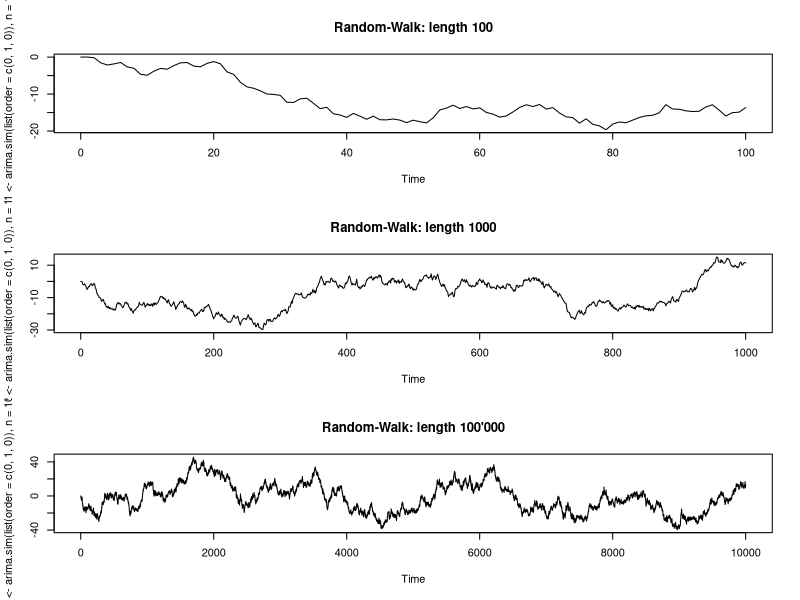
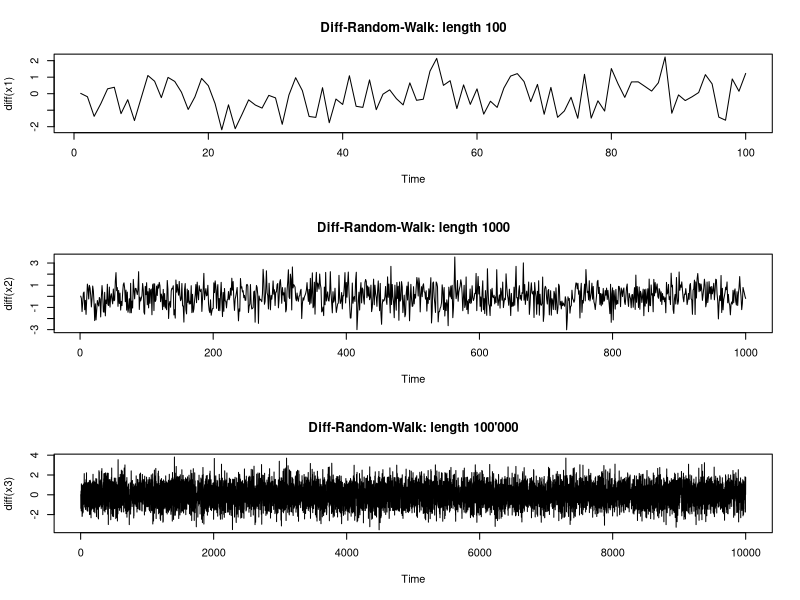
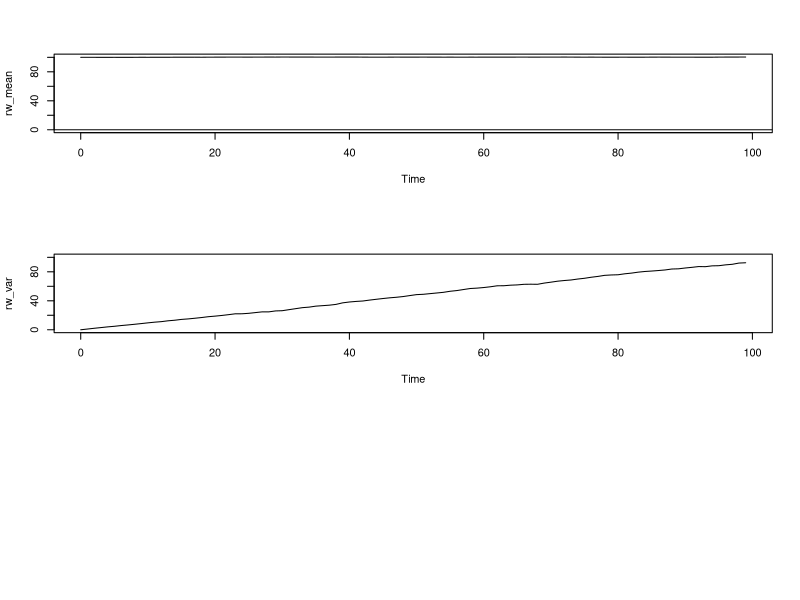
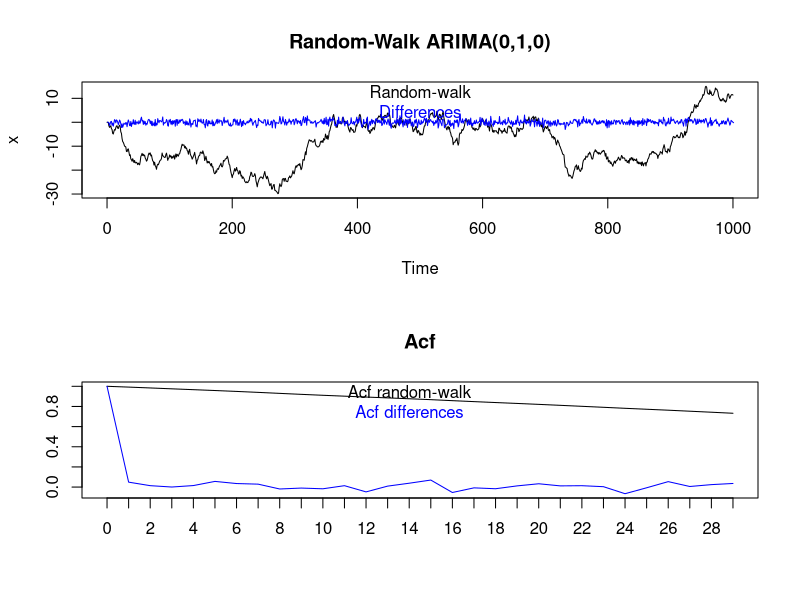
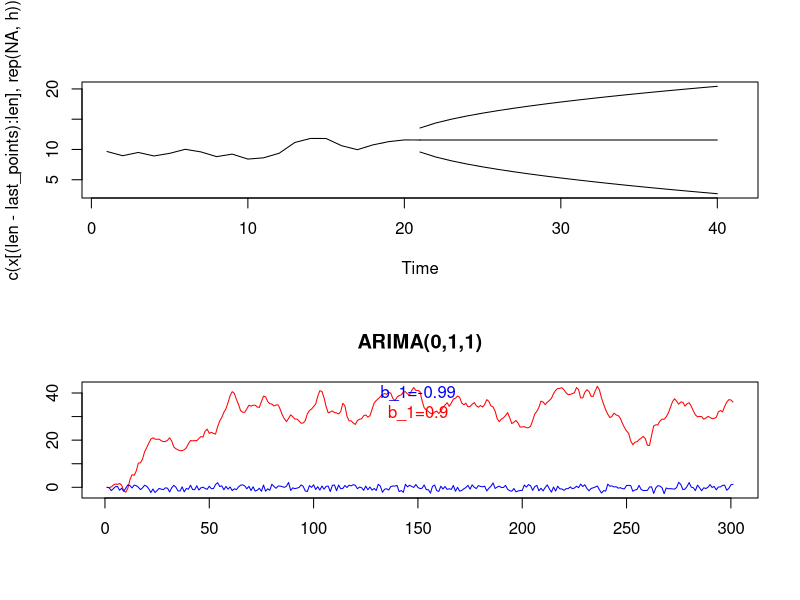
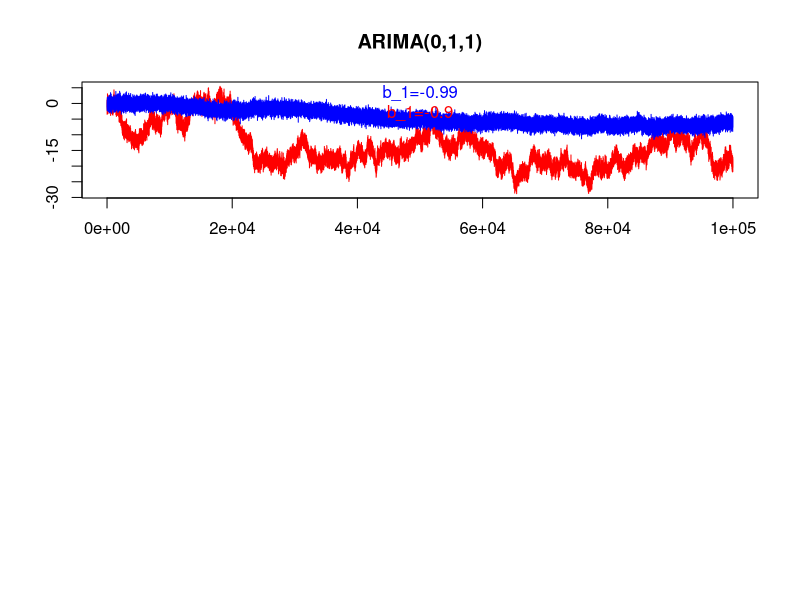
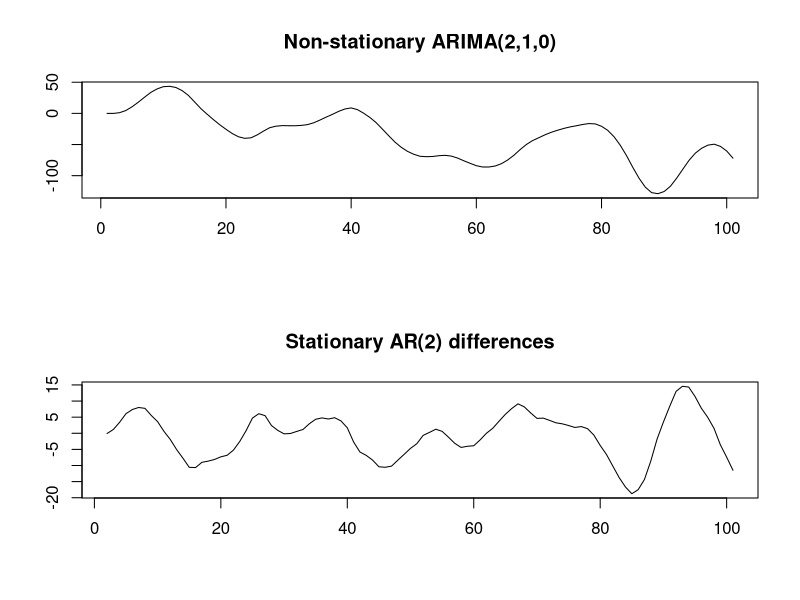
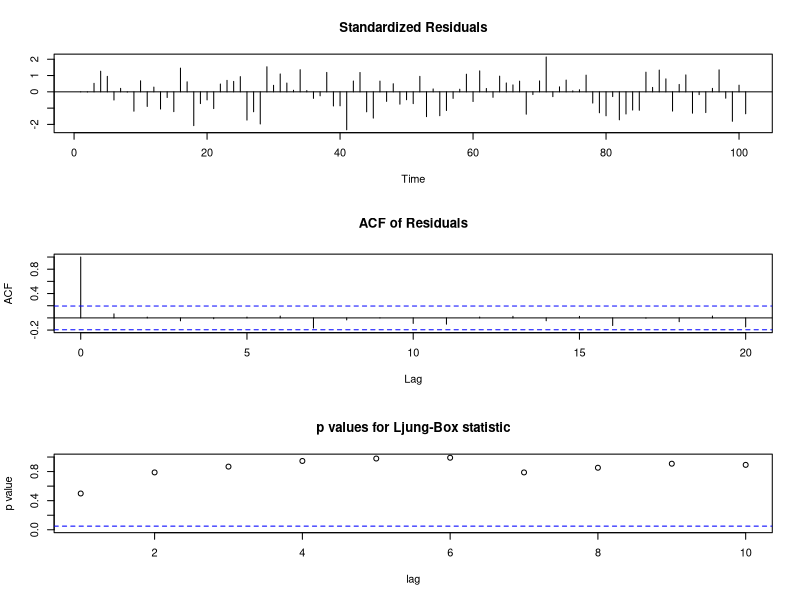

These figures' R source, in order:
# R-code: random-walk inversion

# Generate three random walk series with different lengths: self-similarity (plots look roughly similar)
set.seed(10)
par(mfrow=c(3,1))
ts.plot(x1<-arima.sim(list(order = c(0,1,0)), n = 100),main="Random-Walk: length 100")
set.seed(10)
ts.plot(x2<-arima.sim(list(order = c(0,1,0)), n = 1000),main="Random-Walk: length 1000")
set.seed(10)
ts.plot(x3<-arima.sim(list(order = c(0,1,0)), n = 10000),main="Random-Walk: length 100'000")


# Plot first differences: stationary series, not self-similar anymore (plots look vastly different)
set.seed(10)
par(mfrow=c(3,1))
ts.plot(diff(x1),main="Diff-Random-Walk: length 100")
set.seed(10)
ts.plot(diff(x2),main="Diff-Random-Walk: length 1000")
set.seed(10)
ts.plot(diff(x3),main="Diff-Random-Walk: length 100'000")


# Random walk is just cumulated noise: both series below are identical (up to arbitrary initialization of arima.sim)
set.seed(3)
x<-arima.sim(list(order = c(0,1,0)),n=100)
# Is the same series as
set.seed(3)
y<-cumsum(rnorm(100)) 

# x starts with 0
head(x)
head(y)
tail(x)
tail(y)
# x starts with 0: longer time series
length(x)
length(y)


###################################################
### code chunk number 4: init
###################################################
# R-code: random-walk moments

# 1. Expectation and variance
# Expectation corresponds to initial value x0 and variance is a straight line increasing linearly with number of observations

# We perform a simulation to verify these claims
  
# Initial value at time point 0
x0<-100
# Compute 1000 realizations of length 100 each, starting at x0:  take mean across realizations and for each time point
anzsim<-1000
len<-100
mean_vec<-var_vec<-rep(0,len)
set.seed(45)

for (i in 1:anzsim)
{
# starts at x0
  x<-x0+arima.sim(list(order = c(0,1,0)),n=len-1) 
  mean_vec<-mean_vec+x
  var_vec<-var_vec+x^2
} 
# Compute mean across realizations and at each team-point
rw_mean<-mean_vec/anzsim
rw_var<-var_vec/anzsim-rw_mean^2
# Plot mean: lies around x0
ts.plot(rw_mean,ylim=c(0,max(rw_mean)))
abline(h=0)

# Should grow linearly to 100*sigma^2=100
ts.plot(rw_var,ylim=c(0,max(rw_mean)))
  
  
# 2. acf should be close to 1 at any lag  
  
set.seed(10)
len<-1000
# Random walk: ARIMA(0,1,0)
x<-arima.sim(list(order = c(0,1,0)), n = len)
y_1<-x
len_1<-len
# First differences
y_2<-diff(x)
len_2<-len-1


lags<-30

aucf<-matrix(ncol=2,nrow=lags)

aucf[,1]<-as.double(acf(y_1,plot=F,lag.max=lags-1)$acf)
aucf[,2]<-as.double(acf(y_2,plot=F,lag.max=lags-1)$acf)

colnames(aucf)<-c("acf RW","acf diff RW")

head(aucf)

par(mfrow=c(2,1))
ts.plot(x,main="Random-Walk ARIMA(0,1,0)")
lines(c(0,diff(x)),col="blue")
mtext("Random-walk", side = 3, line = -1,at=len/2,col="black")
mtext("Differences", side = 3, line = -2,at=len/2,col="blue")
plot(aucf[,1],xlab="",ylab="",ylim=c(min(aucf[,2]),max(aucf[,2])),type="l",axes="F",main="Acf")
lines(aucf[,2],col="blue")
mtext("Acf random-walk", side = 3, line = -1,at=15,col="black")
mtext("Acf differences", side = 3, line = -2,at=15,col="blue")
axis(1,at=1:length(aucf[,1]),labels=-1+1:length(aucf[,1]))
axis(2)
box()





###################################################
### code chunk number 5: init
###################################################
# R-code: random-walk forecasts


set.seed(10)
len<-1000
#Forecast horizon
h<-20
# Random walk: ARIMA(0,1,0): use len-1 because first data point is zero by default
x<-arima.sim(list(order = c(0,1,0)), n = len-1)

rw.obj<-arima(x,order=c(0,1,0))

pred<-predict(rw.obj,n.ahead=h)

last_points<-20
ts.plot(c(x[(len-last_points):len],rep(NA,h)),ylim=c(min(pred$pred-2*pred$se),max(pred$pred+2*pred$se)))
lines(c(rep(NA,last_points),pred$pred))
lines(c(rep(NA,last_points),pred$pred-2*pred$se))
lines(c(rep(NA,last_points),pred$pred+2*pred$se))







###################################################
### code chunk number 6: init
###################################################
# R-code: ARIMA d=1

# Example 1: ARIMA(0,1,1): as b1 approaches -1 the realization appears less 'non-stationary'
#   For b1=-1 the unit-root cancels i.e. the process is white noise
#   ARIMA(0,1,1)-model is interesting for fitting series 'in between' stationarity/non-stationarity
set.seed(10)
# Detect non-stationarity of first process (unit-root almost cancelled by MA(1)...)
len<-300
b_arima1<--0.99
b_arima2<-0.9
y_1<-arima.sim(list(order = c(0,1,1),ma=b_arima1), n = len)
y_2<-arima.sim(list(order = c(0,1,1),ma=b_arima2), n = len)
len_1<-len
len_2<-len
ts.plot(y_2,main="ARIMA(0,1,1)",ylab="",xlab="",col="red",ylim=c(min(min(y_1),min(y_2)),max(max(y_1),max(y_2))))
lines(y_1,col="blue")
mtext(paste("b_1=",b_arima1,sep=""), side = 3, line = -1,at=len/2,col="blue")
mtext(paste("b_1=",b_arima2,sep=""), side = 3, line = -2,at=len/2,col="red")


# Nearly stationary processes, very long samples
set.seed(10)
# Detect non-stationarity of first process (unit-root almost cancelled by MA(1)...)
len<-100000
b_arima1<--0.99
b_arima2<--0.90
y_1<-arima.sim(list(order = c(0,1,1),ma=b_arima1), n = len)
y_2<-arima.sim(list(order = c(0,1,1),ma=b_arima2), n = len)
len_1<-len
len_2<-len
ts.plot(y_2,main="ARIMA(0,1,1)",ylab="",xlab="",col="red",ylim=c(min(min(y_1),min(y_2)),max(max(y_1),max(y_2))))
lines(y_1,col="blue")
mtext(paste("b_1=",b_arima1,sep=""), side = 3, line = -1,at=len/2,col="blue")
mtext(paste("b_1=",b_arima2,sep=""), side = 3, line = -2,at=len/2,col="red")


#----------------
# Example 2: ARIMA(2,1,0)
# We can work with data in levels or in first differences: the following example illustrates both cases
# Generate Data
set.seed(10)
sigma<-1
len<-100
a_1<-1.8
a_2<--0.9
a_vec<-c(a_1,a_2)
x<-arima.sim(n = len, list(order = c(2,1,0), ar = a_vec), sd = sigma)

par(mfrow=c(2,1))
ts.plot(x,xlab="",ylab="",main="Non-stationary ARIMA(2,1,0)")
ts.plot(diff(x),xlab="",ylab="",main="Stationary AR(2) differences")



# Working with original data: d=1
x_obj<-arima(x,order=c(2,1,0))
tsdiag(x_obj)

# Forecast of non-stationary series does not revert to mean; width of interval increases unboundedly (square-root function)
par(mfrow=c(1,1))
h<-100
ymin<-min(predict(x_obj,n.ahead=h)$pred-2*predict(x_obj,n.ahead=h)$se)
ymax<-max(predict(x_obj,n.ahead=h)$pred+2*predict(x_obj,n.ahead=h)$se)
ts.plot(c(x,rep(NA,h)),xlab="",ylab="",
main="ARIMA(2,1,0): multi steps ahead interval forecast ",
ylim=c(ymin,ymax))
lines(c(rep(NA,length(x)),predict(x_obj,n.ahead=h)$pred),col="blue")
lines(c(rep(NA,length(x)),predict(x_obj,n.ahead=h)$pred-2*predict(x_obj,n.ahead=h)$se),
col="blue",lty=2)
lines(c(rep(NA,length(x)),predict(x_obj,n.ahead=h)$pred+2*predict(x_obj,n.ahead=h)$se),
col="blue",lty=2)

# Same as above but working with first differences
# Forecast of differenced stationary series reverts to mean; width of interval converges (remains bounded)
y<-diff(x)
# Here d=0
y_obj<-arima(y,order=c(2,0,0),include.mean=F)
ymin<-min(predict(y_obj,n.ahead=h)$pred-2*predict(y_obj,n.ahead=h)$se)
ymax<-max(predict(y_obj,n.ahead=h)$pred+2*predict(y_obj,n.ahead=h)$se)
ts.plot(c(y,rep(NA,h)),xlab="",ylab="",
main="AR(2): multi-step ahead interval forecast ",
ylim=c(ymin,ymax))
lines(c(rep(NA,length(y)),predict(y_obj,n.ahead=h)$pred),col="blue")
lines(c(rep(NA,length(y)),predict(y_obj,n.ahead=h)$pred-2*predict(y_obj,n.ahead=h)$se),
col="blue",lty=2)
lines(c(rep(NA,length(y)),predict(y_obj,n.ahead=h)$pred+2*predict(y_obj,n.ahead=h)$se),
col="blue",lty=2)



##########################################
# R-code: ARIMA d=2
# Example 1: simple (0,2,0) process: no parameters required for estimation
# Path of I(2) process appears very smooth (because of summation)
#   After differences (first and second order) the paths appear noisier
#   After second order differences the data lies about a fixed mean (mean-reversion: stationarity)
set.seed(10)
len<-1000
y_1<-arima.sim(list(order = c(0,2,0)), n = len)
len_1<-len
y_2<-diff(y_1)
len_2<-len-1
y_3<-diff(y_2)
len_3<-len_2-1
par(mfrow=c(2,1))
ts.plot(y_1,main="Integrated Random-Walk: ARIMA(0,2,0)",ylab="",xlab="")
ts.plot(y_2,main="First and second order differences of ARIMA(0,2,0)",
col="blue",ylab="",xlab="")
lines(c(0,y_3),col="red")
mtext("First differences", side = 3, line = -1,at=len/2,col="blue")
mtext("Second differences", side = 3, line = -2,at=len/2,col="red")

# Example 2 forecasting
# Simple I(1)- and I(2)-series (without drift)
#   I(1): forecast has no trend; does not converge to 'mean'; interval increases at square-root rate 
#   I(2): forecast has a drift; width of forecast interval increases rapidly (high uncertainty)
#         In general economic data is not I(2) (uncertainty is less pronounced)

set.seed(10)
len<-100
# I(1): must be differenced once
x<-arima.sim(list(order = c(0,1,0)), n = len)
# I(2): must be differenced twice
z<-arima.sim(list(order = c(0,2,0)), n = len)
x_obj<-arima(x,order=c(0,1,0),include.mean=F)
z_obj<-arima(z,order=c(0,2,0),include.mean=F)
par(mfrow=c(2,1))
# random walk
ymin<-min(predict(x_obj,n.ahead=h)$pred-2*predict(x_obj,n.ahead=h)$se)
ymax<-max(predict(x_obj,n.ahead=h)$pred+2*predict(x_obj,n.ahead=h)$se)
ts.plot(c(x,rep(NA,h)),xlab="",ylab="",
main="ARIMA(0,1,0): multi steps ahead interval forecast ",
ylim=c(ymin,ymax))
lines(c(rep(NA,length(x)),predict(x_obj,n.ahead=h)$pred),col="blue")
lines(c(rep(NA,length(x)),predict(x_obj,n.ahead=h)$pred-2*predict(x_obj,n.ahead=h)$se),
col="blue",lty=2)
lines(c(rep(NA,length(x)),predict(x_obj,n.ahead=h)$pred+2*predict(x_obj,n.ahead=h)$se),
col="blue",lty=2)
# Integrated random-walk
ymin<-min(c(z,predict(z_obj,n.ahead=h)$pred-2*predict(z_obj,n.ahead=h)$se))
ymax<-max(c(z,predict(z_obj,n.ahead=h)$pred+2*predict(z_obj,n.ahead=h)$se))
ts.plot(c(z,rep(NA,h)),xlab="",ylab="",
main="ARIMA(0,2,0): multi steps ahead interval forecast ",
ylim=c(ymin,ymax))
lines(c(rep(NA,length(z)),predict(z_obj,n.ahead=h)$pred),col="blue")
lines(c(rep(NA,length(z)),predict(z_obj,n.ahead=h)$pred-2*predict(z_obj,n.ahead=h)$se),
col="blue",lty=2)
lines(c(rep(NA,length(z)),predict(z_obj,n.ahead=h)$pred+2*predict(z_obj,n.ahead=h)$se),
col="blue",lty=2)







###################################################
### code chunk number 8: init
###################################################

# R code: integrate forecasts
# We rely on same example 2 above: ARIMA(2,1,0)
# We here show how the forecasts of the original (non-stationary) data can be obtained from the forecasts of the differenced (stationary) data

# Generate Data
set.seed(10)
sigma<-1
len<-100
a_1<-1.8
a_2<--0.9
a_vec<-c(a_1,a_2)
x<-arima.sim(n = len, list(order = c(2,1,0), ar = a_vec), sd = sigma)

par(mfrow=c(2,1))
ts.plot(x,xlab="",ylab="",main="Non-stationary ARIMA(2,1,0)")
ts.plot(diff(x),xlab="",ylab="",main="Stationary AR(2) differences")



# Working with original data: d=1
x_obj<-arima(x,order=c(2,1,0))
tsdiag(x_obj)

# Forecast of non-stationary series does not revert to mean; width of interval increases unboundedly (square-root function)
par(mfrow=c(1,1))
h<-100
ymin<-min(predict(x_obj,n.ahead=h)$pred-2*predict(x_obj,n.ahead=h)$se)
ymax<-max(predict(x_obj,n.ahead=h)$pred+2*predict(x_obj,n.ahead=h)$se)
ts.plot(c(x,rep(NA,h)),xlab="",ylab="",
main="ARIMA(2,1,0): multi steps ahead interval forecast ",
ylim=c(ymin,ymax))
lines(c(rep(NA,length(x)),predict(x_obj,n.ahead=h)$pred),col="blue")
lines(c(rep(NA,length(x)),predict(x_obj,n.ahead=h)$pred-2*predict(x_obj,n.ahead=h)$se),
col="blue",lty=2)
lines(c(rep(NA,length(x)),predict(x_obj,n.ahead=h)$pred+2*predict(x_obj,n.ahead=h)$se),
col="blue",lty=2)

# Same as above but working with first differences
# The secon (bottom) plot shows the 'integrated' point forecast obtained by summing-up forecasts of the differenced (stationary) series  
y<-diff(x)
# Here d=0
y_obj<-arima(y,order=c(2,0,0),include.mean=F)
par(mfrow=c(2,1))
ymin<-min(predict(y_obj,n.ahead=h)$pred-2*predict(y_obj,n.ahead=h)$se)
ymax<-max(predict(y_obj,n.ahead=h)$pred+2*predict(y_obj,n.ahead=h)$se)
ts.plot(c(y,rep(NA,h)),xlab="",ylab="",
main="AR(2): multi-step ahead interval forecast ",
ylim=c(ymin,ymax))
lines(c(rep(NA,length(y)),predict(y_obj,n.ahead=h)$pred),col="blue")
lines(c(rep(NA,length(y)),predict(y_obj,n.ahead=h)$pred-2*predict(y_obj,n.ahead=h)$se),
col="blue",lty=2)
lines(c(rep(NA,length(y)),predict(y_obj,n.ahead=h)$pred+2*predict(y_obj,n.ahead=h)$se),
col="blue",lty=2)

# Integrate forecasts manually
ymin<-min(c(x,x[length(x)]+cumsum(predict(y_obj,n.ahead=h)$pred)))
ymax<-max(c(x,x[length(x)]+cumsum(predict(y_obj,n.ahead=h)$pred)))
ts.plot(c(x,rep(NA,h)),xlab="",ylab="",main="Cusum of AR(2) forecasts",
ylim=c(ymin,ymax))
lines(c(rep(NA,length(x)),x[length(x)]+cumsum(predict(y_obj,n.ahead=h)$pred)),col="blue")
